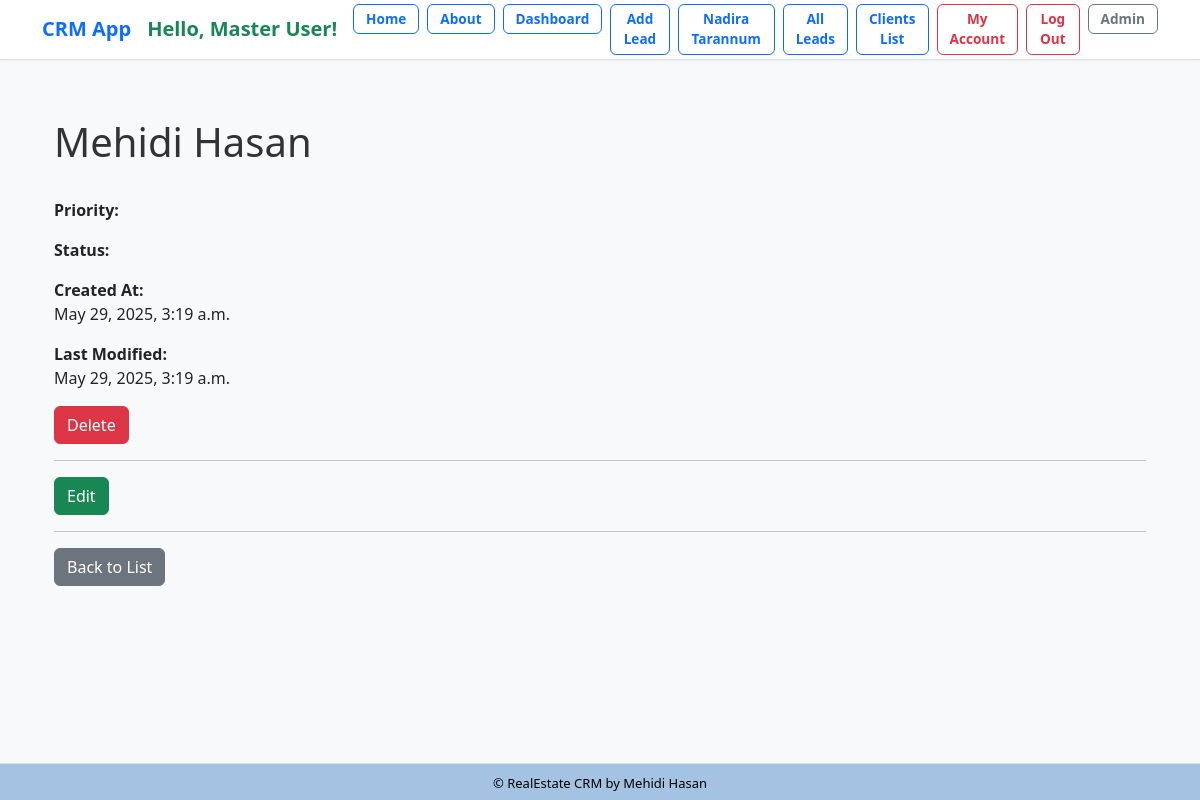
Screenshot of /client_list/20/ (signed in) with the database file from the repository.
### client/models.py (models this page shows, shortened)
class Client(models.Model):
    name=models.CharField(max_length=50)
    team=models.ForeignKey(Team, related_name='clients', on_delete=models.CASCADE)
    email=models.EmailField()
    description=models.TextField(blank=True, null=True)
    created_by=models.ForeignKey(User, related_name='clients', on_delete=models.CASCADE)
    created_at=models.DateTimeField(auto_now_add=True)
    modified_at=models.DateTimeField(auto_now=True)
    class Meta:
        ordering = ('name',)  # ✅ tuple

### client/views.py (the view)
# urls.py: path('<int:pk>/', views.clients_detail, name='clients_detail'),
@login_required
def clients_detail(request, pk):
    client= get_object_or_404(Client, created_by=request.user, pk=pk)
    return render (request,'client/clients_detail.html',{
        'client': client
    })

### client/templates/client/clients_detail.html (shortened to what this page needs)
{% extends 'crm/base.html' %}
{% block content %}
<div class="container">
    <div class="d-flex justify-content-between align-items-center mb-4">
        <h1>{{ client.name }}</h1>
    </div>
    <div class="mb-3">
        <strong>Priority:</strong>
    </div>
    <div class="mb-3">
        <strong>Status:</strong>
    </div>
    <div class="mb-3">
        <strong>Created At:</strong>
        <p>{{ client.created_at }}</p>
    </div>
    <div class="mb-3">
        <strong>Last Modified:</strong>
        <p>{{ client.modified_at }}</p>
    </div>
    <a href="{% url 'client_delete' client.id %}" class="btn btn-danger">Delete</a>
    <hr>
    <a href="{% url 'client_edit' client.id %}" class="btn btn-success">Edit</a>
    <hr>
    <a href="{% url 'client_list' %}" class="btn btn-secondary">Back to List</a>
</div>
{% endblock %}

### crm/templates/crm/base.html (shortened to what this page needs)
{% load static %}
<!DOCTYPE html>
<html lang="en">
<head>
  <link href="https://cdn.jsdelivr.net/npm/bootstrap@5.3.3/dist/css/bootstrap.min.css" rel="stylesheet">
  <link rel="stylesheet" type="text/css" href="{% static 'css/styles.css' %}">
</head>
<body>
  <nav class="navbar navbar-expand-lg navbar-light bg-white border-bottom py-1 fixed-top" >
    <div class="container">
<a class="navbar-brand fw-bold text-primary d-flex align-items-center" href="{% url 'index' %}">
  <span class="me-3">CRM App</span>
  {% if request.user.is_authenticated %}
    {% if user.first_name or user.last_name %}
      <span class="text-success fw-bold">
        Hello, {{ user.first_name }} {{ user.last_name }}!
      </span>
    {% else %}
      <span class="text-success fw-bold">Hello!</span>
    {% endif %}
  {% endif %}
</a>
      <div class="collapse navbar-collapse justify-content-end" id="navbarContent">
        <ul class="navbar-nav gap-2">
          <li class="nav-item">
            <a class="btn btn-outline-primary fw-bold  btn-sm" href="{% url 'index' %}">Home</a>
          </li>
          <li class="nav-item">
            <a class="btn btn-outline-primary fw-bold btn-sm" href="{% url 'about' %}">About</a>
          </li>
          {% if request.user.is_authenticated %}
            <li class="nav-item">
              <a class="btn btn-outline-primary fw-bold btn-sm" href="{% url 'dashboard' %}">Dashboard</a>
            </li>
            <li class="nav-item">
              <a class="btn btn-outline-primary fw-bold btn-sm" href="{% url 'lead:addlead' %}">Add Lead</a>
            </li>
            {% if request.user.username == "CRM" or request.user.username == "Nadira" %}
              <li class="nav-item">
                <a class="btn btn-outline-primary fw-bold btn-sm" href="{% url 'nadira' %}">Nadira Tarannum</a>
              </li>
            {% endif %}
            <li class="nav-item">
              <a class="btn btn-outline-primary fw-bold btn-sm" href="{% url 'lead:leads_list' %}">All Leads</a>
            </li>
            <li class="nav-item">
              <a class="btn btn-outline-primary fw-bold btn-sm" href="{% url 'client_list' %}">Clients List</a>
            </li>
            <li class="nav-item">
              <a class="btn btn-outline-danger fw-bold btn-sm" href="{% url 'myaccount' %}">My Account</a>
            </li>
            <li>
              <a href="{% url 'logout' %}" class="btn btn-outline-danger fw-bold btn-sm">
            Log Out
          </a>
            </li>
            <li class="nav-item">
              <a class="btn btn-outline-secondary fw-bold btn-sm" href="{% url 'admin:index' %}">Admin</a>
            </li>
          {% endif %}
        </ul>
      </div>
    </div>
  </nav>
  <div class="container mt-5 position-relative overflow-hidden" style="min-height: 60vh; z-index: 0;">
    {% block content %}{% endblock %}
  </div>
<footer class="text-center fixed-bottom" style="background-color: #a4c3e2; padding: 6px 0; border-top: 1px solid #dee2e6;">
  <div class="container">
    <span style="color: #000; font-size: 13px;">&copy; {{ now|date:"Y" }} RealEstate CRM by Mehidi Hasan</span>
  </div>
</footer>
</body>
</html>

### crm/static/css/styles.css (style rules this page uses)
body { font-family: "Segoe UI", Roboto, sans-serif; background-color: #f8f9fa; }
.navbar { box-shadow: 0 1px 3px rgba(0, 0, 0, 0.05); }
.navbar .btn { padding: 4px 12px; font-size: 0.85rem; border-radius: 0.375rem; }
.container h1, .container h3 { color: #333; }

### crm/templates/crm/base.html (style rules this page uses)
body { padding-top: 70px; padding-bottom: 60px; }

### rows the page displays
Client: name "Mehidi Hasan", created_at "May 29, 2025, 3:19 a.m.", modified_at "May 29, 2025, 3:19 a.m."

### other values shown
{{ user.first_name }} "Master"
{{ user.last_name }} "User"
